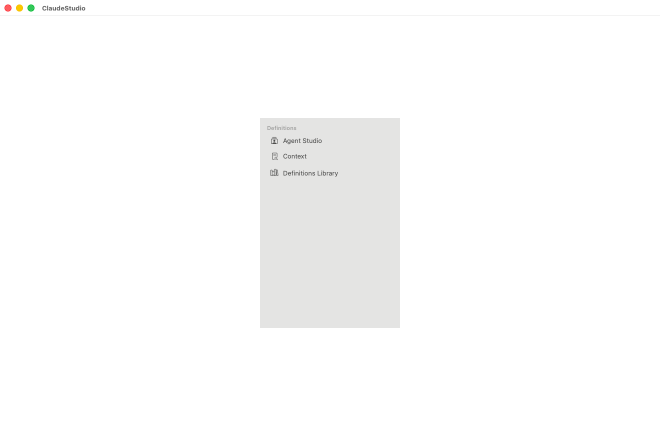
#> input picture test-harness/evidence/F032-expanded.png, 1320 x 860 px (shown at 1/2 size)
$ python -i ui_batch7.py   (imports and definitions only)
#> lines starting #> are read from the running program, lines starting #| are printed output that depends on the picture
#!/usr/bin/env python3
"""Verifikation UI-Batch 7 (echte SwiftUI-App, fenster-gezielter Screenshot, kein Mock):

  F032  Kollabierbare Definitionen-Sektion: die echte SidebarView nutzt jetzt Section(isExpanded:);
        gerendert über den Seam zeigt der expandierte State die Unterpunkte (Agent Studio, Context,
        Definitions Library), der kollabierte State blendet sie aus. Per OCR nachgewiesen.
        Screenshots F032-expanded.png / F032-collapsed.png.
"""
from __future__ import annotations
import json, os, subprocess, sys, time
from pathlib import Path

sys.path.insert(0, str(Path(__file__).resolve().parents[1] / "lib"))
import cs_probe as P  # noqa: E402
from PIL import Image  # noqa: E402

ROOT = P.ROOT
EVID = ROOT / "test-harness" / "evidence"
APP = ROOT / "app" / ".build" / "debug" / "ClaudeStudio"
WINDOWID = ROOT / "test-harness" / "lib" / "windowid"
results: dict[str, dict] = {}


def record(fid, status, evidence="", note=""):
    results[fid] = {"status": status, "evidence": evidence, "note": note}


# [4 lines left out: function ev, not called in this run]


def sh(*a):
    return subprocess.run(a, capture_output=True, text=True)


def kill_app():
    sh("pkill", "-f", "ClaudeStudio"); time.sleep(0.8)


# [47 lines left out: functions find_window, capture, body_dark_pixels, not called in this run]


def ocr_full(png: Path) -> str:
#> called with png = '../evidence/F032-expanded.png'
    im = Image.open(png).convert("RGB"); W, H = im.size
#> after `W, H = im.size`: W = 1320; H = 860
    crop = im.crop((int(W * 0.36), int(H * 0.24), int(W * 0.64), int(H * 0.82)))
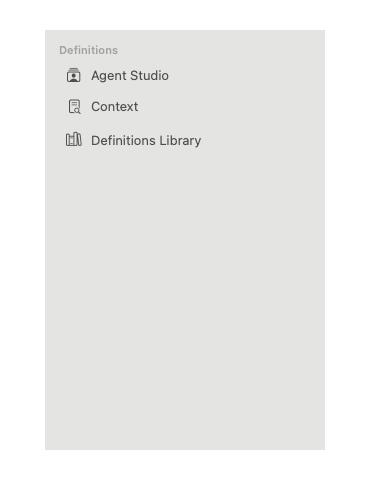
#> crop: PIL image 369x499 RGB; mean R, G, B 236.9, 236.9, 236.3
    crop = crop.resize((crop.width * 3, crop.height * 3), Image.LANCZOS)
#> crop: PIL image 1107x1497 RGB
#> (the run stopped early here; a loop or call above may not have finished)

$ run again, on test-harness/evidence/F016-kpi.png
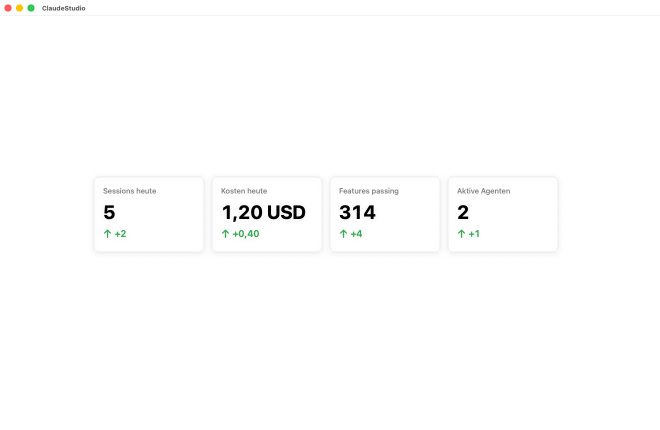
#> input picture test-harness/evidence/F016-kpi.png, 1320 x 860 px (shown at 1/2 size)
#> in ocr_full, `crop = im.crop((int(W * 0.36), int(H * 0.24), int(W * 0.64), int(H * 0..`:
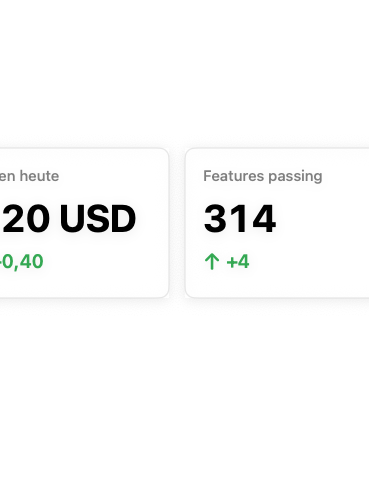
#> crop: PIL image 369x499 RGB; mean R, G, B 249.6, 249.9, 249.6

$ run again, on test-harness/evidence/F018-asc.png
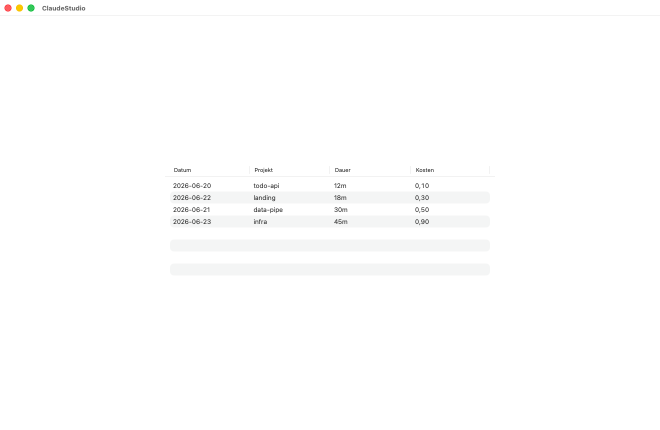
#> input picture test-harness/evidence/F018-asc.png, 1320 x 860 px (shown at 1/2 size)
#> in ocr_full, `crop = im.crop((int(W * 0.36), int(H * 0.24), int(W * 0.64), int(H * 0..`:
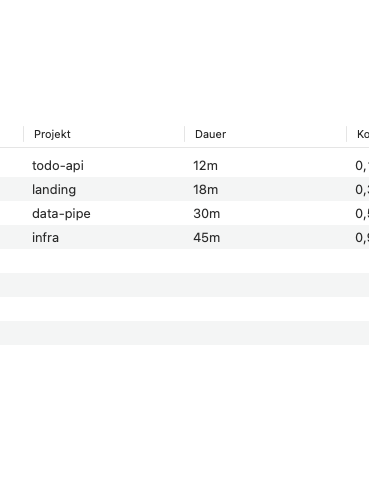
#> crop: PIL image 369x499 RGB; mean R, G, B 251.4, 251.6, 251.6
